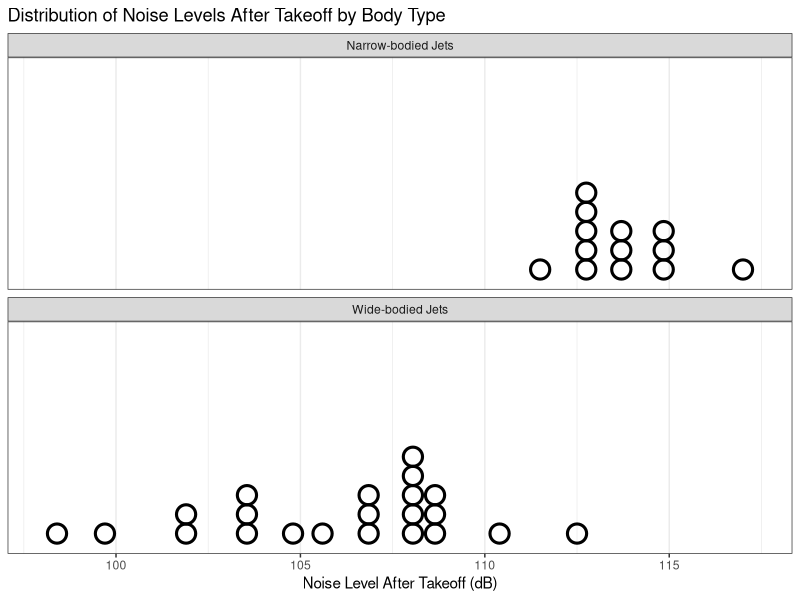

Here is the R script that generated this plot:
## ---- chunk 1
#| include: false
library(knitr)
library(ggplot2)
## ---- chunk 2
#| results: asis
#| classes: excel

noise.df <- read.csv("datasets/jet-noise.csv")
 
rbind(colnames(noise.df), head(noise.df, n = 14), rep("...", ncol(noise.df))) |>
  kable(format = "html", row.names = TRUE, col.names = LETTERS[1:ncol(noise.df)])
## ---- chunk 3
#| fig-dpi: 300
#| fig-height: 4.5
#| fig-width: 7
#| out-width: 90%
#| fig-align: center
#| fig-cap: "**Figure:** Distribution of 35 jet noise levels after takeoff."

ggplot(noise.df, aes(x = noise)) +
  geom_dotplot(fill = NA, stroke = 3, colour = "black", binwidth = (max(noise.df$noise) - min(noise.df$noise)) / 25, dotsize = 0.7) + 
  facet_wrap(~ body, nrow = 2, labeller = as_labeller(c(`narrow` = "Narrow-bodied Jets", `wide` = "Wide-bodied Jets"))) +
  scale_y_continuous(breaks = NULL) +
  labs(y = NULL, x = "Noise Level After Takeoff (dB)", title = "Distribution of Noise Levels After Takeoff by Body Type") +
  theme_bw()
